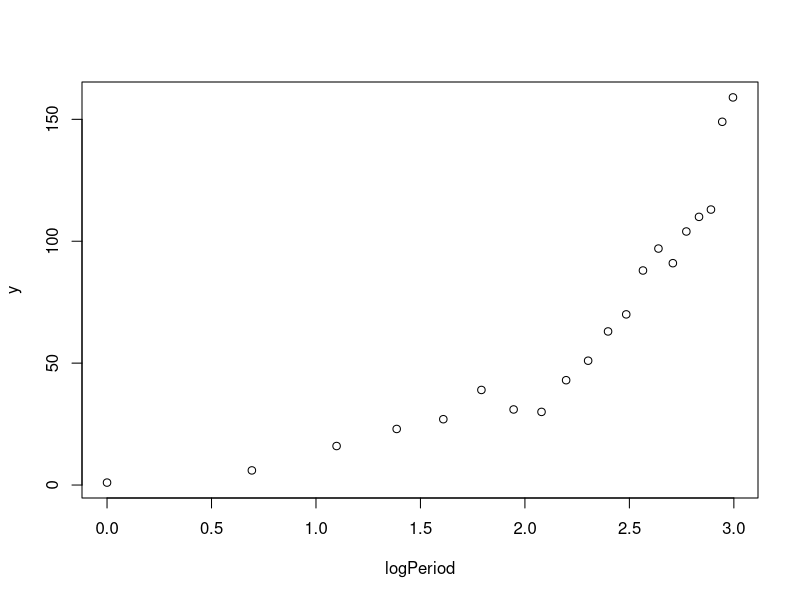

The R source for this figure:
y = c(1,6,16,23,27,39,31,30,43,51,63,70,88,97,91,104,110,113,149,159)
period = c(1:20)
logPeriod = log(period)

plot(logPeriod, y)


### --- CODE --- ###

# function to calculate diagonal matrix W
W_matrix = function(X, b){
  
  # initialize diagonal of matrix
  diag_vector = c()
  
  # calculate w_ii and add to diagonal vector
  for( i in 1:nrow(X) ){
    w_ii = exp( b[1]*X[i,1] + b[2]*X[i,2]  )
    
    diag_vector = c(diag_vector, w_ii)
  }
  
  # create diagonal matrix with diag()
  return(diag(diag_vector))
}

# function to calculate element z_i
z_vector = function(X, y, b){
  
  # initialize empty z vector
  z = c()
  
  # calculate z_i
  for( i in 1: length(y) ){
    z_i = (b[1]*X[i,1] + b[2]*X[i,2]) + ( y[i] / exp(b[1]*X[i,1] + b[2]*X[i,2]) ) - 1
    
    z = c( z, z_i )
  }
  
  return(z)
}

# function to calculate matrix Xtranpose*W*X
# tranpose of a matrix A: t(A)
# matrix multiplication operator: %*%, e.g, A%*%B is A multiply with B
Xtranpose_WX = function(X, W){
  return( t(X) %*% W %*% X)
}

# function to calculate matrix Xtranspose*W*z
Xtranpose_Wz = function(X, W, z){
  return( t(X) %*% W %*% z )
}

# deviance of model
CalculateDeviance = function(X, y, b){
  
  D = 0
  for( i in 1:length(y) ){
    y_hat= exp(b[1]*X[i,1] + b[2]*X[i,2])
    
    cat(y[i], " --- ", y_hat)
    cat("\n")
    
    D = D + ( y[i] * log(y[i] / y_hat) )
  }
  
  return( 2*D )
}

# matrix X
X = matrix( c( rep(1, 20), log( c(1:20) ) ) , 20, 2 )

# vector y
y = c(1,6,16,23,27,39,31,30,43,51,63,70,88,97,91,104,110,113,149,159)

# ERROR ACCEPTABLE
ACCEPTABLE_ERROR = c(10**-6, 10**-6)

# initiate b(0) = (1,1)
previous_b = c(1, 1)
current_b  = c(0, 0)

iterated_step = 0

#A = Xtranpose_WX(X, W)
#B = Xtranpose_Wz(X, W, z)
#C = W_matrix(X, previous_b)

# iterated weight least squared, finding vector b
while(TRUE){
  
  iterated_step =+ 1
  
  # W matrix
  W = W_matrix(X, previous_b)
  
  # z vector
  z = z_vector(X, y, previous_b)
  
  # calculate current_b, using solve(A) to calculate inverse of a matrix A
  Xt_WX = Xtranpose_WX(X, W)
  Xt_Wz = Xtranpose_Wz(X, W, z)
  
  current_b = solve(Xt_WX) %*% Xt_Wz
  
  residual = abs(current_b - previous_b)
  print(residual)
  
  if( all(residual < ACCEPTABLE_ERROR) ){
    break
  }
  else{
    previous_b = current_b
  }
  
}

# deviance of current model
D = CalculateDeviance(X, y, current_b)

# chi squared test of deviance to verify goodness-of-fit
pchisq(D, nrow(X) - length(current_b), lower.tail = FALSE )

print(current_b)
print(iterated_step)
print(D)

# verify with glm in R
res.p = glm(y ~ X, family = poisson(link = "log"))
summary(res.p)




